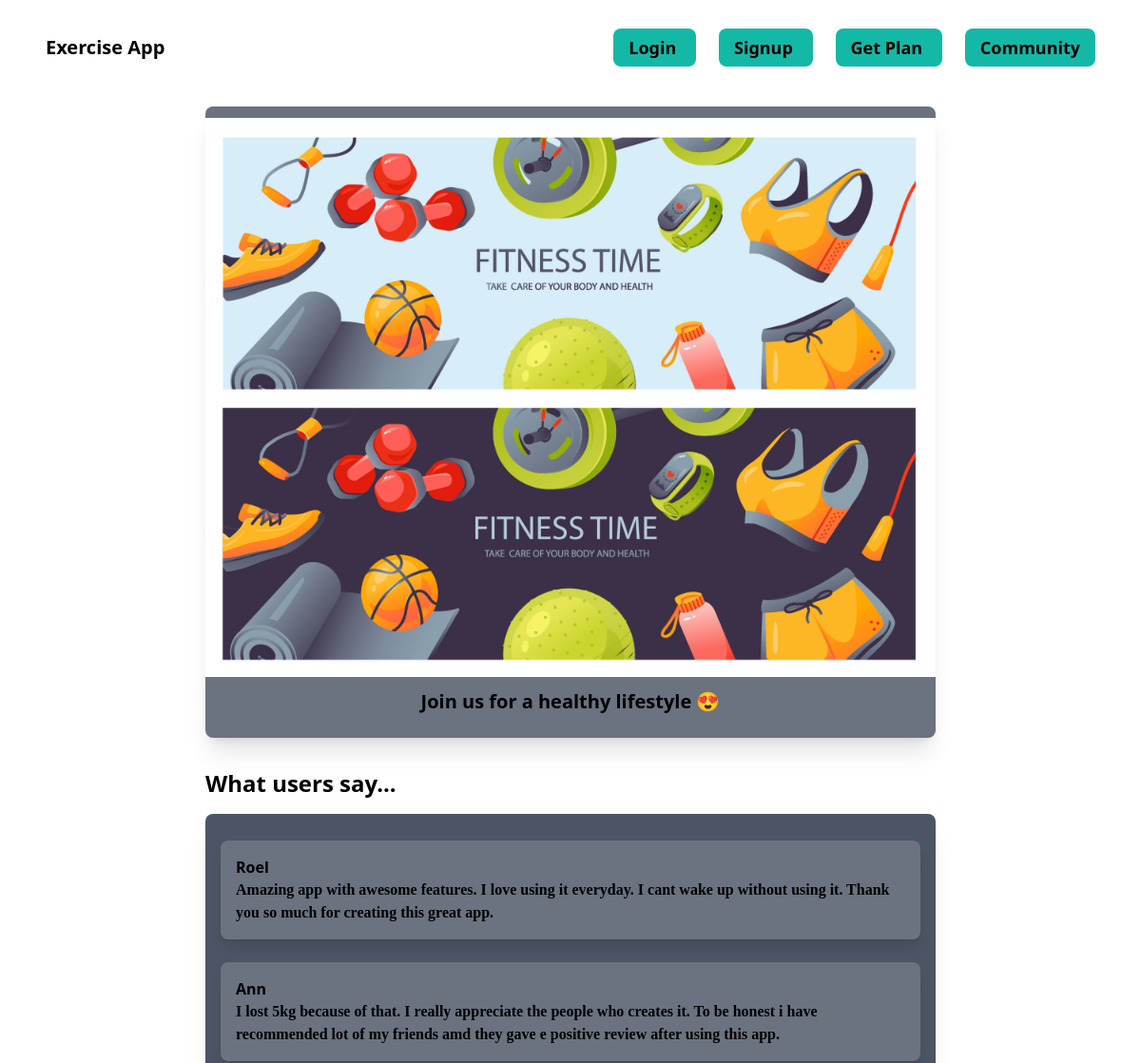
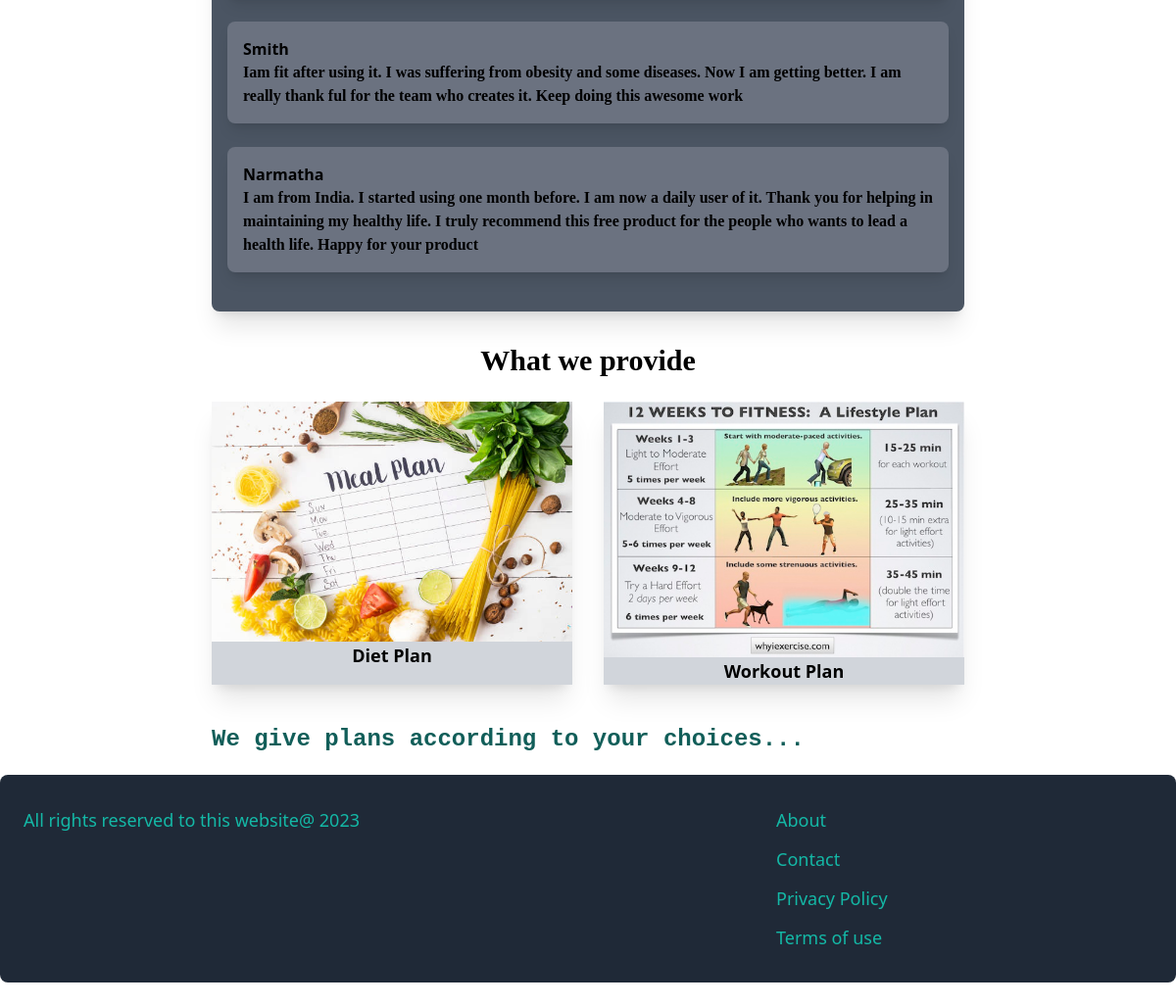
The page / on the database its author committed (2 pictures, top to bottom).
### customer/models.py (models this page shows, shortened)
class Customer(models.Model):
    customer_name=models.CharField(max_length=255)
    customer_review=models.TextField()

### core/views.py (the view)
# urls.py: path('',home,name='home'),
def home(request):
    customers=Customer.objects.all()
    return render(request,'core/index.html',{'customers':customers})

### core/templates/core/index.html (shortened to what this page needs)
{% extends 'core/base.html' %}
{% load static %}
{% block content %}
<div class='bg-gray-500 rounded-lg shadow-xl mt-3 mb-6 py-3 max-w-screen-md mx-auto'>
    <img src='{% static "images/banner.jpg" %}' alt='banner image' >
    <h1 class='text-black-900 text-center font-bold py-3 text-xl font-sans'> Join us for a healthy lifestyle &#x1F60D;</h1>
</div>
<div class="max-w-screen-md mx-auto  mt-8">
    <h1 class="text-2xl font-bold mb-4 hover:animate-pulse ">What users say...</h1>
<div class='bg-gray-600 mb-6 mt-3 px-4 py-4 rounded-lg shadow-xl animate-none'>
    {% for customer in customers %}
    <div class='bg-gray-500 mb-6 mt-3 px-4 py-4 rounded-lg shadow-lg'>
        <h1 class='font-bold text-black font-sans'>{{customer.customer_name}}</h1>
        <p class='font-semibold font-serif'>{{customer.customer_review}}</p>
    </div>
 {% endfor %}
</div>
</div>
<div class="max-w-screen-md mx-auto mb-5 mt-8 text-black">
    <h1 class='text-3xl font-bold mt-5 mb-5 text-center font-serif'> What we provide</h1>
    <div class='flex justify  space-x-8 mt-6 mb-10 text-center'>
        <div class='w-1/2 bg-gray-300 shadow-xl'>
            <img src='{% static 'images/diet.jpg' %}'>
            <p class='text-lg font-semibold'>Diet Plan</p>
        </div>
        <div class='w-1/2 bg-gray-300 shadow-xl '>
            <img src='{% static 'images/workout.jpg' %}'>
            <p class='text-lg font-semibold'>Workout Plan</p>
        </div>
    </div>
    <h1 class= 'font-mono font-bold text-2xl text-teal-800 '>We give plans according to your choices...</h1>
</div>
{% endblock %}

### core/templates/core/base.html (shortened to what this page needs)
<html>
  <head>
    <script src='https://cdn.tailwindcss.com' ></script>
  </head>
  <body>
    <div class='px-6 py-6'>
      <nav class='py-3 px-6 flex justify-between '>
        <a href='/' class='text-xl font-semibold hover:text-gray-500' >Exercise App </a>
        <div class='space-x-6'>
          {% if not request.user.is_authenticated%}
          <a href='{% url 'login:login' %}' class='text-lg font-semibold hover:text-gray-500 bg-teal-500 rounded-lg text-md px-4 py-2'>Login </a>
          <a href='{% url 'login:signup' %}' class='text-lg font-semibold hover:text-gray-500 bg-teal-500 rounded-lg text-md px-4 py-2'>Signup </a>
          {% endif%}
          <a href='{% url 'plans:fillform' %}' class='text-lg font-semibold hover:text-gray-500 bg-teal-500 rounded-lg text-md px-4 py-2'>Get Plan </a>
          <a href='{% url 'community:showall' %}' class='text-lg font-semibold hover:text-gray-500 bg-teal-500 rounded-lg text-md px-4 py-2'>Community </a>
        </div>
      </nav> </div>
      {% block content%} {% endblock%}
      <footer class='flex justify-between bg-gray-800 rounded-lg mb-6 mt-3 text-lg px-6 py-8'>
        <div class='w-2/3 pr-10'>
          <p class='text-teal-500'>All rights reserved to this website@ 2023</p>
        </div>
        <div class='w-1/3'>
          <ul class='space-y-3'>
            <li><a href='#' class='text-teal-500 hover:text-teal-700'>About</a></li>
            <li><a href='#'  class='text-teal-500 hover:text-teal-700'>Contact</a></li>
            <li><a href='#'  class='text-teal-500 hover:text-teal-700'>Privacy Policy</a></li>
            <li><a href='#'  class='text-teal-500 hover:text-teal-700'>Terms of use</a></li>
      </footer>
  </body>
</html>

### rows shown on the page
Customer: customer_name "Roel", customer_review "Amazing app with awesome features. I love using it everyday. I cant wake up without using it. Thank you so much for creating this great app."
Customer: customer_name "Ann", customer_review "I lost 5kg because of that. I really appreciate the people who creates it. To be honest i have recommended lot of my friends amd they gave e positive review after using this app."
Customer: customer_name "Smith", customer_review "Iam fit after using it. I was suffering from obesity and some diseases. Now I am getting better. I am really thank ful for the team who creates it. Keep doing this awesome work"
Customer: customer_name "Narmatha", customer_review "I am from India. I started using one month before. I am now a daily user of it. Thank you for helping in maintaining my healthy life. I truly recommend this free product for the people who wants to lead a health life. Happy for your product"
